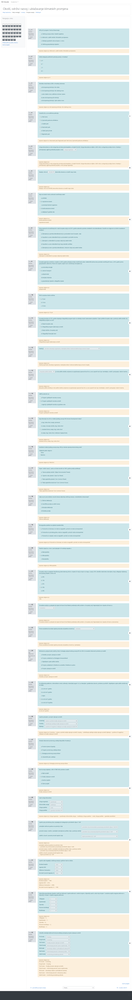
#> input picture ispit.png, 132 x 1000 px, shrunk from 1920 x 14496 before the run; the run also reads 2 pictures not shown here
$ python ocisti_odgovore.py
#> lines starting #> are read from the running program, lines starting #| are printed output that depends on the picture; after the words box and inside, x2 and y2 are one past the last pixel; in counts of white or black regions, pixels touching at a corner belong together
import cv2
import numpy as np

img = cv2.imread('ispit.png')
#> img is the input picture: shape (1000, 132, 3); mean B, G, R 236.5, 237.5, 228
kvacica = cv2.imread('kvacica.png')
bezkvacice = cv2.imread('bezkvacice.png')
w, h = kvacica.shape[:-1]
#> w = 8; h = 8

res = cv2.matchTemplate(img, kvacica, cv2.TM_CCOEFF_NORMED) + cv2.matchTemplate(img, bezkvacice, cv2.TM_CCOEFF_NORMED)
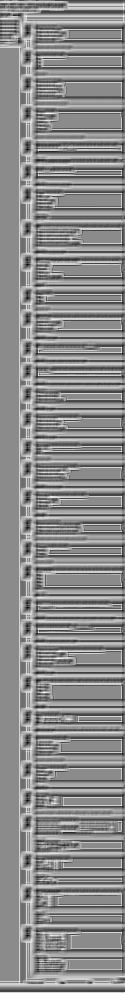
#> res: shape (993, 125) float32; min -1.17, max 0.968, mean -0.00306; drawn with min black and max white
threshold = .8
loc = np.where(res >= threshold)
#> loc = 59 positions, rows 4 to 981, columns 19 to 123
for pt in zip(*loc[::-1]):
    cv2.rectangle(img, pt, (pt[0] + w, pt[1] + h), (255, 255, 255), -10)
#> this loop made 59 passes
#> pt on passes 1 to 12: (123, 4), (123, 5), (123, 7), (123, 8), (26, 16), (123, 16), (21, 28), (21, 29), (21, 30), (21, 31), (30, 39), (45, 113)
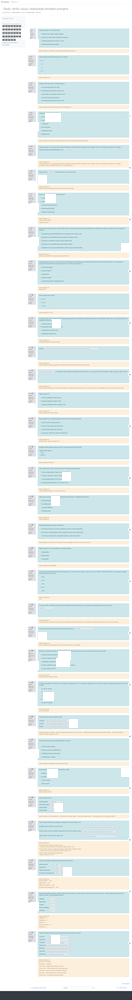
#> img: shape (1000, 132, 3); 1.55% of pixels changed, all inside (x1, y1, x2, y2) = (19, 4, 132, 989)

cv2.imwrite('result.png', img)
